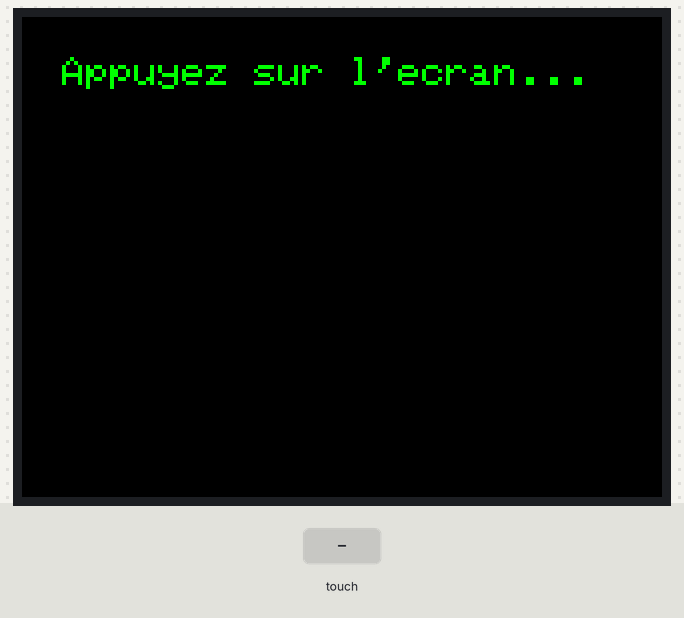
Bench run of a sketch on a simulated Arduino Uno, built with avr-gcc and run on an emulated ATmega328P. Shown: 320×240 colour display. The inputs (shaded band) are chosen by the test bench. What the sketch prints to the serial monitor is not drawn.

Above: at 1.4 s.
1.5 s: touch panel pressed at 13 % / 10 % of its raw x / y range
3.0 s: touch panel pressed at 38 % / 10 % of its raw x / y range
Timing chart, 0 to 6.0 s (numbered marks = the images above; inputs shaded):
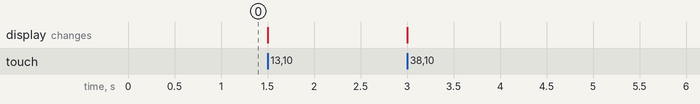

The sketch:

xpt2046_draw.ino
```cpp
#include <SPI.h>
#include <Adafruit_GFX.h>
#include <Adafruit_ILI9341.h>
#include <XPT2046_Touchscreen.h>

// Broches Affichage
#define TFT_CS   10
#define TFT_DC    8
#define TFT_RST   9

// Broche Tactile
#define TOUCH_CS  7

Adafruit_ILI9341 tft = Adafruit_ILI9341(TFT_CS, TFT_DC, TFT_RST);
XPT2046_Touchscreen ts(TOUCH_CS);

// Valeurs de calibration
#define TS_MINX 590
#define TS_MAXX 3800
#define TS_MINY 700
#define TS_MAXY 3800

void setup() {
  Serial.begin(9600);

  tft.begin();
  tft.setRotation(1); // Mode paysage (320x240)
  tft.fillScreen(ILI9341_BLACK);

  tft.setTextColor(ILI9341_GREEN);
  tft.setTextSize(2);
  tft.setCursor(20, 20);
  tft.println("Appuyez sur l'ecran...");

  // Initialisation du tactile sur le bus SPI matériel
  ts.begin(SPI);
  ts.setRotation(1);
}

void loop() {
  // On vérifie si l'écran détecte une pression physique
  if (ts.touched()) {
    TS_Point p = ts.getPoint();

    // Convertir les coordonnées brutes de la puce en Pixels de l'écran (320x240)
    int pixelX = map(p.x, TS_MINX, TS_MAXX, 0, 320);
    int pixelY = map(p.y, TS_MINY, TS_MAXY, 0, 240);

    // Sécurité pour ne pas dépasser les bords de l'écran
    pixelX = constrain(pixelX, 0, 320);
    pixelY = constrain(pixelY, 0, 240);

    // Affichage sur le moniteur série
    Serial.print("Brut X:"); Serial.print(p.x);
    Serial.print(" Y:"); Serial.print(p.y);
    Serial.print("  ->  Pixels X:"); Serial.print(pixelX);
    Serial.print(" Y:"); Serial.println(pixelY);

    // Dessiner un petit carré
    tft.fillRect(320 - pixelX, pixelY - 2, 4, 4, ILI9341_WHITE);

  }
}
```
